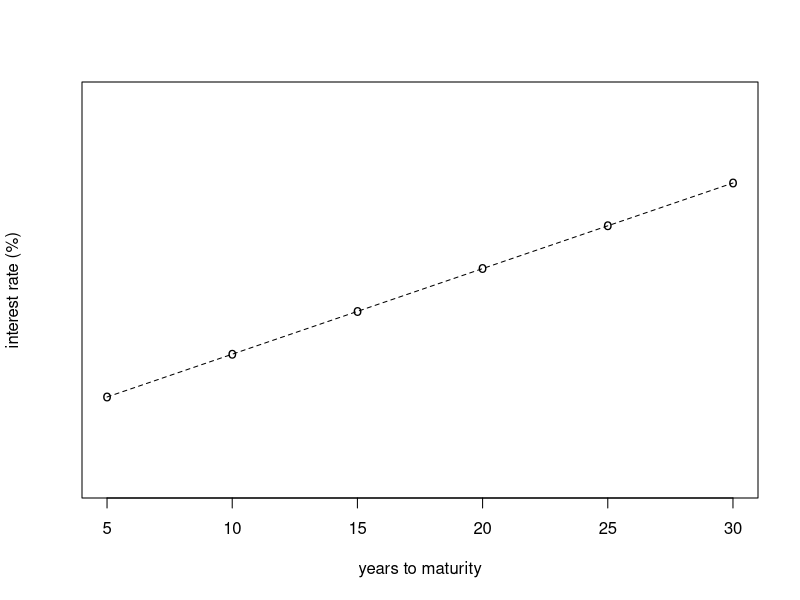
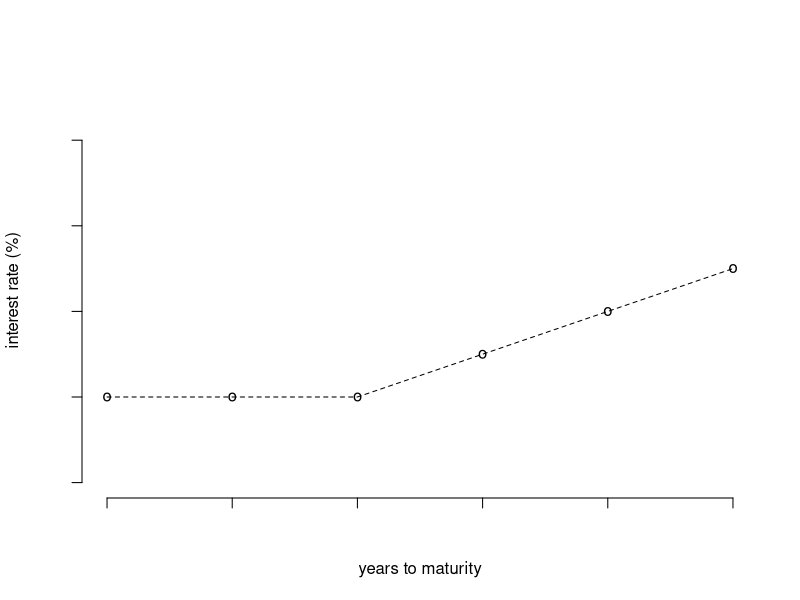

The R script that drew these images, in order:
## ---- chunk 1
knitr::opts_chunk$set(echo = TRUE)
## ---- chunk 2
xdata <- c(5,10,15,20,25,30)
y1 <- c(2,3,4,5,6,7)
plot(xdata, y1, type="o", col="black", pch="o", lty=2, ylim=c(0,9), xlab="years to maturity", ylab="interest rate (%)", yaxt='n')
## ---- chunk 3
xdata <- c(5,10,15,20,25,30)
y1 <- c(2,2,2,3,4,5)
plot(xdata, y1, type="o", col="black", pch="o", lty=2, ylim=c(0,9), xlab="years to maturity", ylab="interest rate (%)", yaxt='n',axes=FALSE)
Axis(side=1, labels=FALSE)
Axis(side=2, labels=FALSE)
